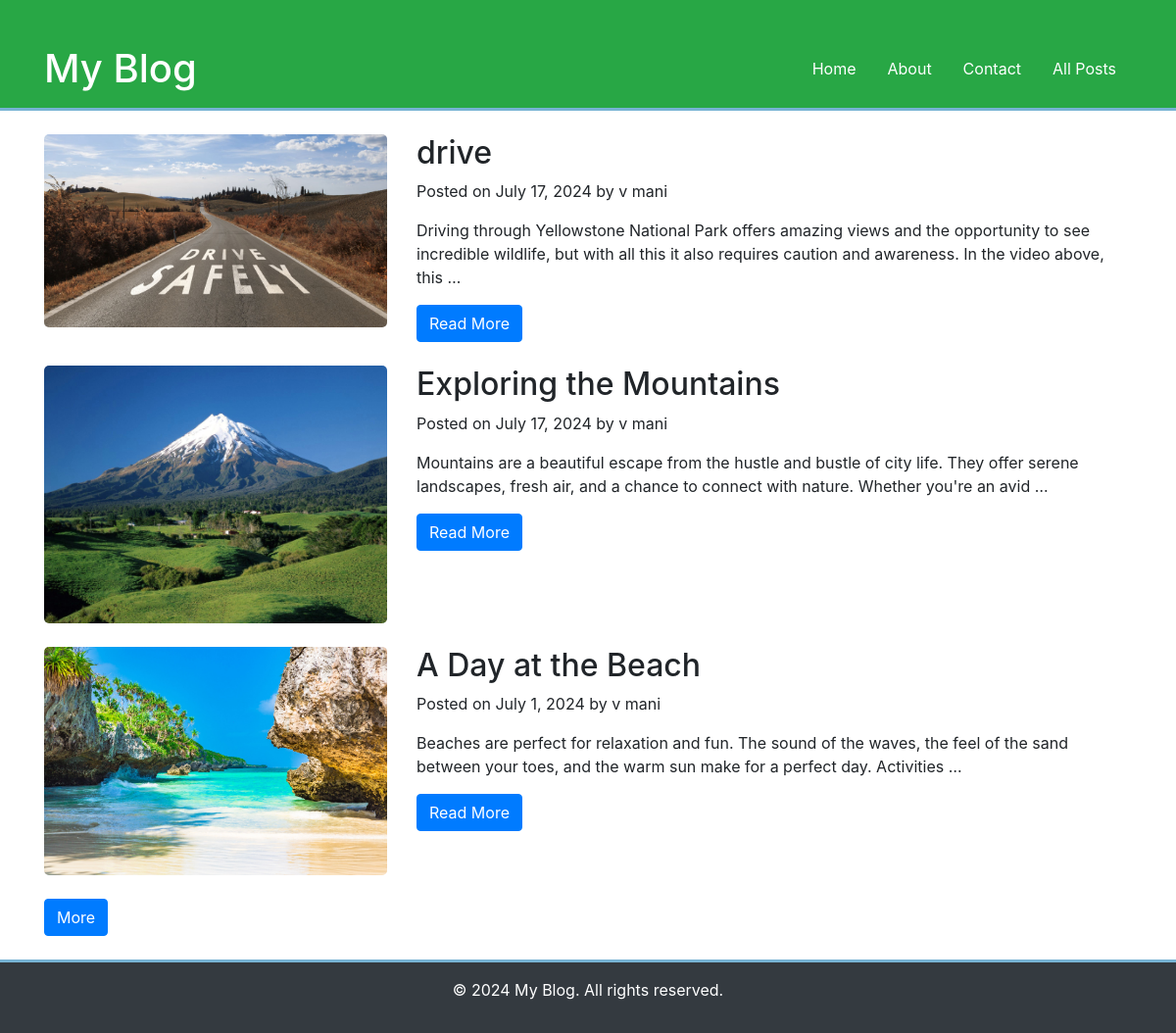
The page / on the database its author committed.
### blog/models.py (models this page shows, shortened)
class Post(models.Model):
    title=models.CharField(max_length=50)
    tag=models.ManyToManyField(Tag)
    author=models.ForeignKey(Author,on_delete=models.CASCADE)
    image=models.ImageField(upload_to='photos', height_field=None, width_field=None, max_length=None)
    date=models.DateField(auto_now=False, auto_now_add=False)
    content=models.TextField()
    slug=models.SlugField()

class Author(models.Model):
    first_name=models.CharField(max_length=50)
    last_name=models.CharField(max_length=50)
    def name(self):
        return f'{self.first_name} {self.last_name}'

### blog/views.py (the view)
# urls.py: path('',views.starting_page,name='starting_page'),
def starting_page(request):
    posts = Post.objects.all().order_by('-date')[:3]
    return render(request, 'home.html', {"posts": posts,"more":True})

### blog/templates/home.html (shortened to what this page needs)
{% load static %}
<!DOCTYPE html>
<html lang="en">
<head>
    <link rel="stylesheet" href="{% static 'home.css' %}">
    <link rel="stylesheet" href="https://stackpath.bootstrapcdn.com/bootstrap/4.5.2/css/bootstrap.min.css">
</head>
<body>
    <header class="bg-success text-white">
        <div class="container d-flex align-items-center justify-content-between">
            <h1 class="my-3">My Blog</h1>
            <nav>
                <ul class="nav">
                    <li class="nav-item"><a class="nav-link text-white" href="/">Home</a></li>
                    <li class="nav-item"><a class="nav-link text-white" href="{% url 'about' %}">About</a></li>
                    <li class="nav-item"><a class="nav-link text-white" href="{% url 'contact' %}">Contact</a></li>
                    <li class="nav-item"><a class="nav-link text-white" href="{% url 'posts' %}">All Posts</a></li>
                </ul>
            </nav>
        </div>
    </header>
    <main>
        <div class="container mt-4">
            {% for post in posts %}
            <div class="row mb-4 blog-post">
                <div class="col-md-4">
                    <img src="{{ post.image.url }}" alt="{{ post.title }}" class="img-fluid">
                </div>
                <div class="col-md-8">
                    <h2>{{ post.title }}</h2>
                    <p class="meta">Posted on {{ post.date }} by {{ post.author.name }}</p>
                    <p>{{ post.content|truncatewords:30 }}</p>
                    <a href="posts/{{post.slug}}" class="btn btn-primary">Read More</a>
                </div>
            </div>
            {% endfor %}
            {% if more%}
            <a href="{% url 'posts' %}" class="btn btn-primary">More</a>
            {% endif %}
        </div>
    </main>
    <footer class="bg-dark text-white text-center py-3 mt-4">
        <div class="container">
            <p>&copy; 2024 My Blog. All rights reserved.</p>
        </div>
    </footer>
</body>
</html>

### blog/static/home.css (style rules this page uses)
body { font-family: 'Arial', sans-serif; line-height: 1.6; margin: 0; padding: 0; background-color: #f4f4f4; }
header { background: #4CAF50; color: #fff; padding-top: 30px; min-height: 70px; border-bottom: #77b3d4 3px solid; }
header h1 { float: left; margin: 0; }
header nav { float: right; }
.blog-post img { border-radius: 5px; }
footer { border-top: #77b3d4 3px solid; }

### rows shown on the page
Post: image (picture), title "drive", date "July 17, 2024", author.name "v mani", content "Driving through Yellowstone National Park offers amazing views and the opportunity to see incredible wildlife, but with all this it also requires caution and awareness. In the video above, this …"
Post: image (picture), title "Exploring the Mountains", date "July 17, 2024", author.name "v mani", content "Mountains are a beautiful escape from the hustle and bustle of city life. They offer serene landscapes, fresh air, and a chance to connect with nature. Whether you're an avid …"
Post: image (picture), title "A Day at the Beach", date "July 1, 2024", author.name "v mani", content "Beaches are perfect for relaxation and fun. The sound of the waves, the feel of the sand between your toes, and the warm sun make for a perfect day. Activities …"
